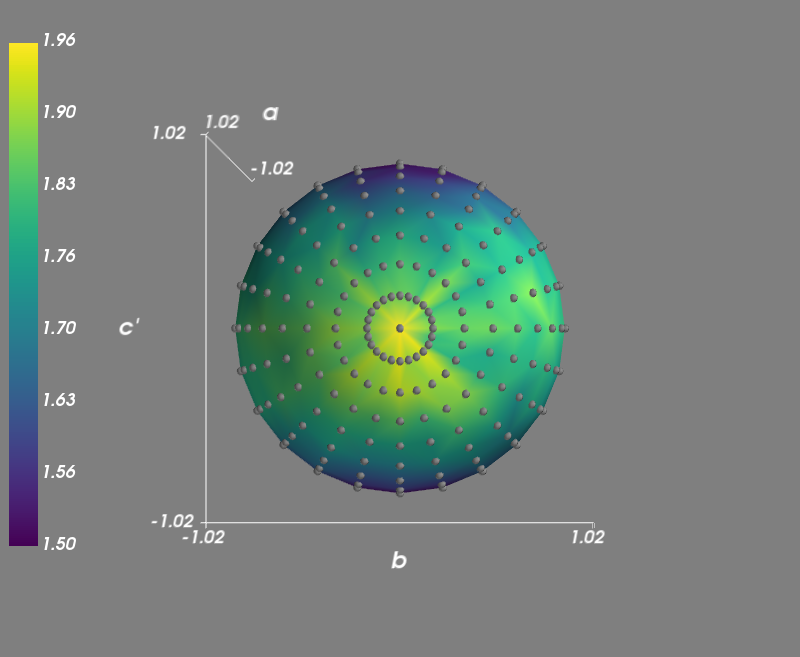
#> input picture 40deg_11MeV_a.png, 800 x 657 px
$ python -i lo_analysis_mplot3d.py   (imports and definitions only)   (Python 2 division)
#> lines starting #> are read from the running program, lines starting #| are printed output that depends on the picture
import numpy as np
import matplotlib
# [1 line not run here, left out]
import matplotlib.pyplot as plt
from mpl_toolkits.mplot3d import Axes3D
from matplotlib import cm
import pandas as pd
import re
import time
import os
from scipy.interpolate import griddata

# [6 lines left out: function pd_load, not called in this run]

def split_filenames(data):
    # split filenames into columns of dataframe
    filenames = data.filename
    crys, erg, tilt, rot, det = [], [], [], [], []
    for f, fi in enumerate(filenames):
        tmp = re.split('_|\.', fi)
        # crystal
        crys.append(tmp[0])
        # energy
        if tmp[1] == '11MeV':
            erg.append(11)
        else:
            erg.append(4)
        # tilt
        tmp1 = re.split('(\d+)', tmp[2])
        if tmp1[0] == 'neg':
            tilt.append(str('-') + tmp1[1])
        else:
            tilt.append(tmp1[1])
        # rot
        tmp2 = re.split('(\d+)', tmp[3])
        rot.append(tmp2[1])
        # det
        tmp3 = re.split('(\d+)', tmp[4])
        det.append(tmp3[1])

    new_data = {'crystal': crys, 'energy': erg, 'tilt': tilt, 'rotation': rot, 'det_no': det}
    df = pd.DataFrame(data=new_data)

    df_full = pd.concat([df, data], axis=1)
    return df_full

# [265 lines left out: functions order_by_rot, tilt_check, polar_to_cartesian, plot_3d, crystal_basis_vectors, map_3d and 1 more, not called in this run]


# [6 lines not run here, left out]

>>> import cv2
>>> picture = cv2.imread('40deg_11MeV_a.png', cv2.IMREAD_GRAYSCALE)
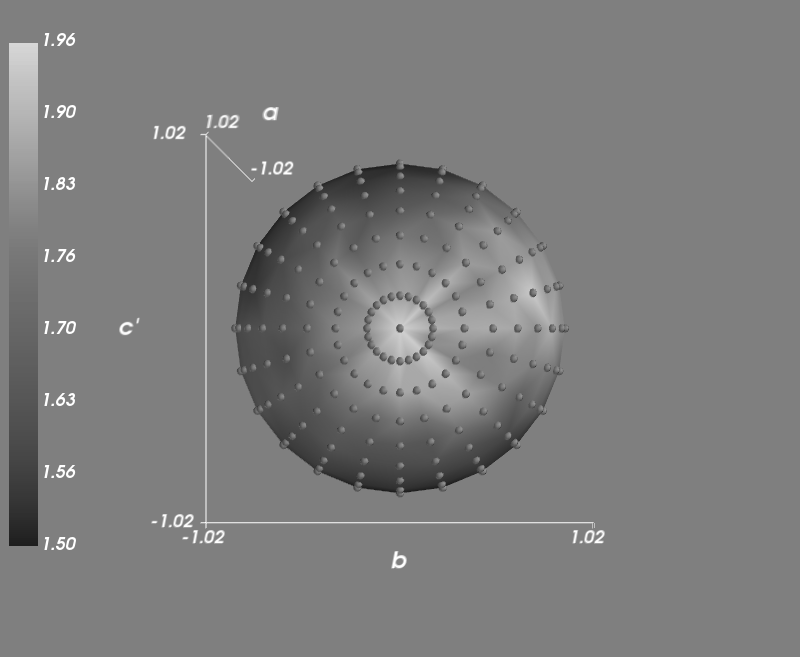
#> picture: shape (657, 800); min 29, max 255, mean 124.9
#> (the run stopped early here; a loop or call above may not have finished)

$ run again, on 40deg_11MeV_c'.png
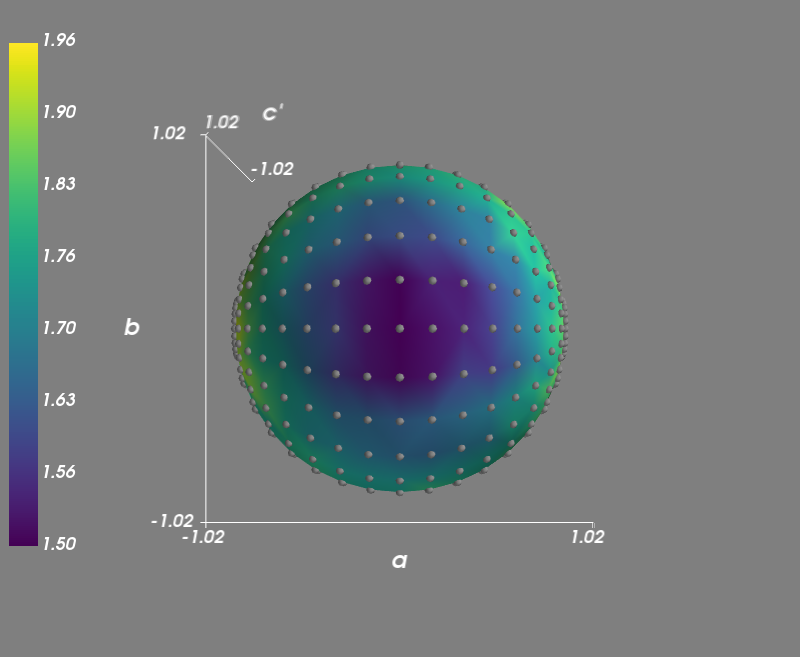
#> input picture 40deg_11MeV_c'.png, 800 x 657 px
#> `picture = cv2.imread('40deg_11MeV_a.png', cv2.IMREAD_GRAYSCALE)`:
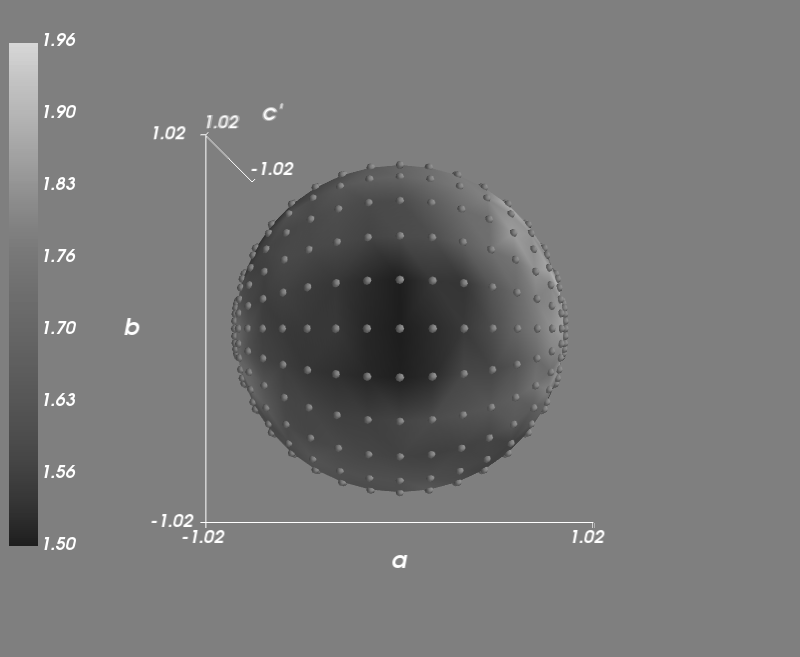
#> picture: shape (657, 800); min 29, max 255, mean 119.1

$ run again, on 40deg_11MeV_nice.png
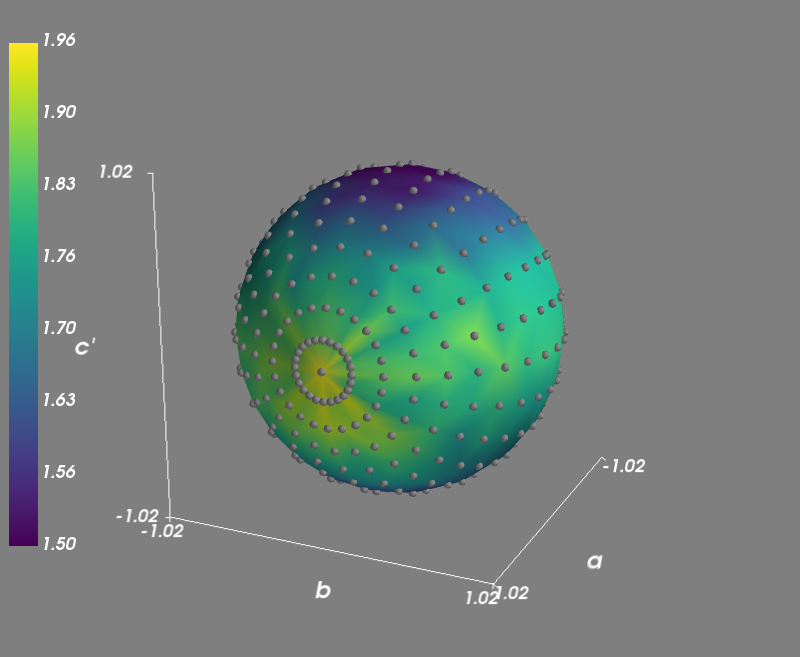
#> input picture 40deg_11MeV_nice.png, 800 x 657 px
#> `picture = cv2.imread('40deg_11MeV_a.png', cv2.IMREAD_GRAYSCALE)`:
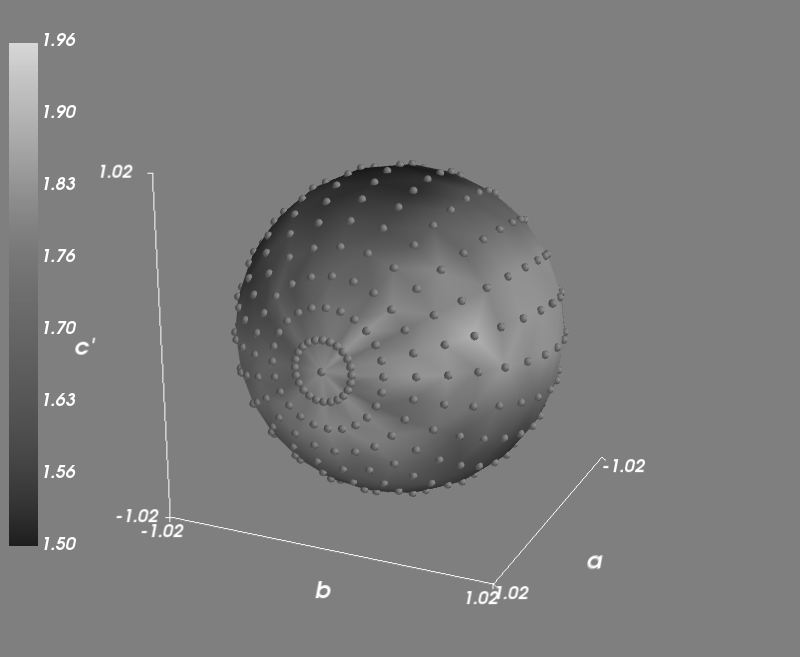
#> picture: shape (657, 800); min 23, max 255, mean 123.8
